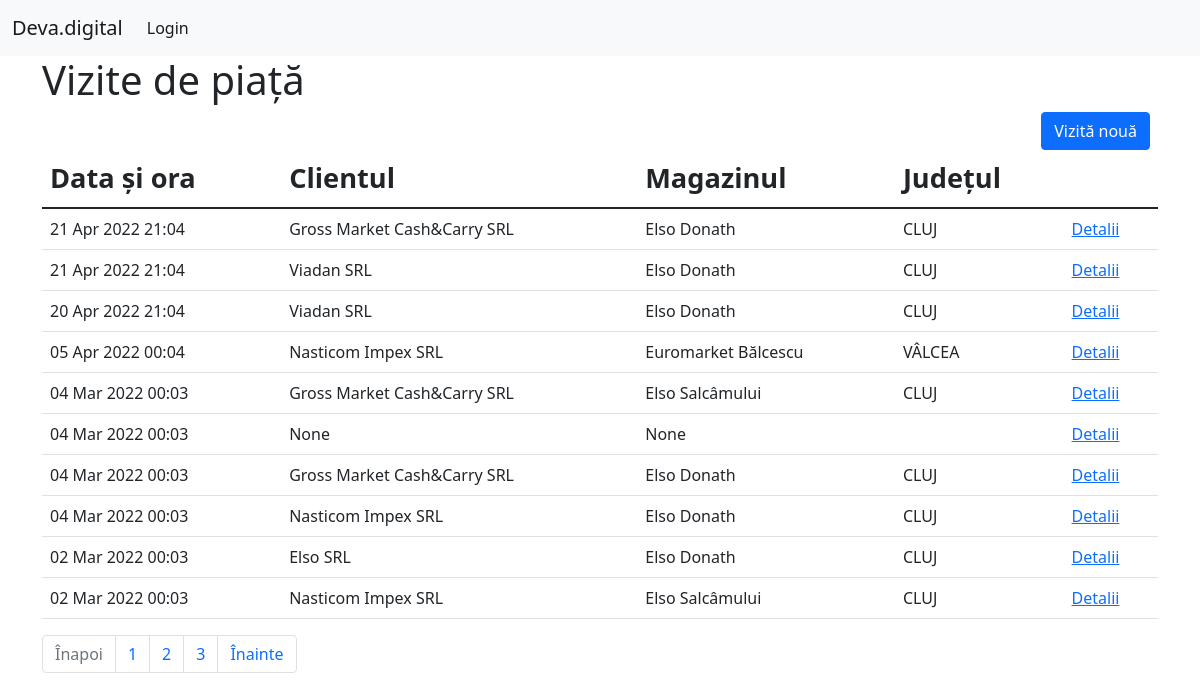
The page /visits on the database as committed earlier.
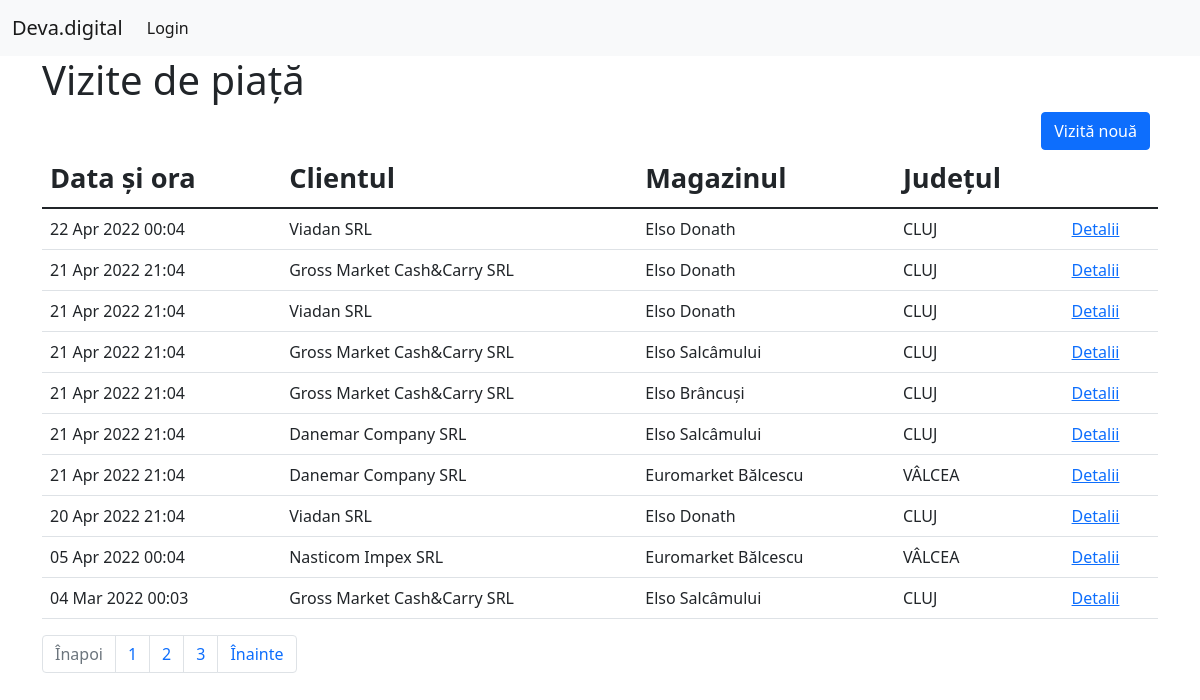
The same page on the database as committed later.
### sales/models.py (models this page shows, shortened)
class Visit(models.Model):
	agent = models.ForeignKey(Agent, blank=True, null=True, on_delete=models.SET_NULL)
	client = models.ForeignKey(Client, blank=True, null=True, on_delete=models.SET_NULL, related_name="client")
	shop = models.ForeignKey(Shop, blank=True, null=True, on_delete=models.SET_NULL, related_name="shop")
	date_created = models.DateTimeField(default=timezone.now, blank=True)
	last_modified = models.DateTimeField(auto_now=True)
	products = models.ManyToManyField(Product)
	shelf_image = models.ImageField(upload_to="images/", blank=True)
	class Meta:
		verbose_name = "vizita"
		verbose_name_plural = "vizite"

class Client(models.Model):
	name = models.CharField("Numele", max_length=254)
	loc_name = models.CharField("Numele locatiei", max_length=254, null=True, blank=True)
	CUI = models.IntegerField("CUI", blank=True, null=True)
	channel = models.ForeignKey(Channel, blank=True, null=True, on_delete=models.SET_NULL, verbose_name="Canal distributie")
	distributor = models.BooleanField("Distribuitor", blank=True)
	lka = models.BooleanField("Local Key Accout", blank=True)
	zone = models.ForeignKey(Zone, blank=True, null=True, on_delete=models.SET_NULL, verbose_name="Zona")
	address = models.CharField("Adresa", max_length=254, blank=True)
	city = models.CharField("Localitatea", max_length=50, blank=True)
	county = models.ForeignKey(County, blank=True, null=True, on_delete=models.SET_NULL)
	contact_person = models.CharField("Persoana de contact", max_length=254, blank=True)
	contact_position = models.CharField("Functia", max_length=254, blank=True, null=True)
	phone = models.CharField("Telefon", max_length=10, blank=True)
	email = models.EmailField("Email", max_length=100, blank=True)
	class Meta:
		verbose_name = "client"
		verbose_name_plural = "clienti"
	def __str__(self):
		return self.name

class Shop(models.Model):
	name = models.CharField("Numele", max_length=254)
	client = models.ForeignKey(Client, blank=True, null=True, on_delete=models.CASCADE)
	shop_type = models.ForeignKey(ShopType, blank=True, null=True, on_delete=models.SET_NULL)
	address = models.CharField("Adresa", max_length=254, blank=True)
	city = models.CharField("Localitatea", max_length=50, blank=True)
	county = models.ForeignKey(County, blank=True, null=True, on_delete=models.SET_NULL)
	class Meta:
		verbose_name = "magazin"
		verbose_name_plural = "magazine"
	def __str__(self):
		return self.name

class County(models.Model):
	name = models.CharField("Județ", max_length=50, default="ALBA")
	zone = models.ForeignKey(Zone, blank=True, null=True, on_delete=models.SET_NULL)
	area = models.CharField("Regiunea", max_length=10)
	class Meta:
		verbose_name = "județ"
		verbose_name_plural = "județe"
	def __str__(self):
		return self.name

### sales/views.py (the view)
# urls.py: path('visits', views.visits, name='visits'),
def visits(request):
	visits = Visit.objects.all().order_by('-date_created')
	paginator = Paginator(visits, 10)
	page_number = request.GET.get('page')
	page_obj = paginator.get_page(page_number)
	return render(request, 'sales/visits.html', {'page_obj': page_obj})

### sales/templates/sales/visits.html
{% extends 'sales/base.html' %}
{% block content %}
<main class="container">
	<section class="row">
		<h1>Vizite de piață</h1>
		<div class="d-grid gap-2 d-md-flex justify-content-md-end">
			<a href="{% url 'sales:new_visit' %}" class="btn btn-primary me-md-2">Vizită nouă</a>
		</div>
	</section>
	<section class="row">
		<div class="col">
			<table class="table table-hover">
				<thead>
					<tr>
						<th>Data și ora</th>
						<th>Clientul</th>
						<th>Magazinul</th>
						<th>Județul</th>
						<th></th>
					</tr>
				</thead>
				<tbody>
					{% for visit in page_obj %}
					<tr>
						<td>{{ visit.date_created|date:'d M Y H:m' }}</td>
						<td>{{ visit.client }}</td>
						<td>{{ visit.shop }}</td>
						<td>{{ visit.shop.county }}</td>
						<td><a href="{% url 'sales:visit' visit.id %}">Detalii</a></td>
					</tr>
					{% empty %}
					<p>Nu au fost realizate vizite încă.</p>
					{% endfor %}
				</tbody>
			</table>
			<nav aria-label="Page navigation example">
                <ul class="pagination">
                {% if page_obj.has_previous %}
                    <li class="page-item"><a class="page-link" href="?page={{ page_obj.previous_page_number }}">Înapoi</a></li>
                {% else %}
                <li class="page-item disabled"><a class="page-link" href="#">Înapoi</a></li>
                {% endif %}
                {% for page in page_obj.paginator.page_range %}
                    <li class="page-item"><a class="page-link" href="?page={{ page }} #vizite">{{ page }}</a></li>
                {% endfor %}
                {% if page_obj.has_next %}
                    <li class="page-item"><a class="page-link" href="?page={{ page_obj.next_page_number }}">Înainte</a></li>
                {% else %}
                    <li class="page-item disabled"><a class="page-link" href="#">Înainte</a></li>
                {% endif %}
                </ul>
            </nav>
		</div>
	</section>
</main>
{% endblock content %}

Rows that differ between the two databases and show on the page:
no longer on this page (row unchanged): Visit: date_created "04 Mar 2022 00:03", client "None", shop "None"
no longer on this page (row unchanged): Visit: date_created "04 Mar 2022 00:03", client "Gross Market Cash&Carry SRL", shop "Elso Donath", shop.county "CLUJ"
no longer on this page (row unchanged): Visit: date_created "04 Mar 2022 00:03", client "Nasticom Impex SRL", shop "Elso Donath", shop.county "CLUJ"
no longer on this page (row unchanged): Visit: date_created "02 Mar 2022 00:03", client "Elso SRL", shop "Elso Donath", shop.county "CLUJ"
no longer on this page (row unchanged): Visit: date_created "02 Mar 2022 00:03", client "Nasticom Impex SRL", shop "Elso Salcâmului", shop.county "CLUJ"
added Visit: date_created "22 Apr 2022 00:04", client "Viadan SRL", shop "Elso Donath", shop.county "CLUJ"
added Visit: date_created "21 Apr 2022 21:04", client "Gross Market Cash&Carry SRL", shop "Elso Salcâmului", shop.county "CLUJ"
added Visit: date_created "21 Apr 2022 21:04", client "Gross Market Cash&Carry SRL", shop "Elso Brâncuși", shop.county "CLUJ"
added Visit: date_created "21 Apr 2022 21:04", client "Danemar Company SRL", shop "Elso Salcâmului", shop.county "CLUJ"
added Visit: date_created "21 Apr 2022 21:04", client "Danemar Company SRL", shop "Euromarket Bălcescu", shop.county "VÂLCEA"
